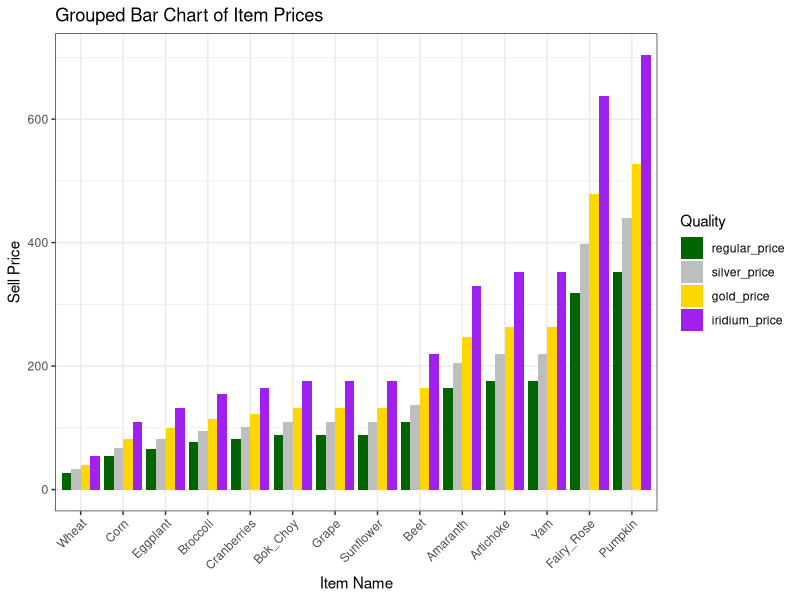

This figure's R source: (Note: this script raises an error after producing the figure.)
## ---- chunk 1
knitr::opts_chunk$set(echo = TRUE)
## ---- chunk 2
library(tidyverse)
library(readr)
library(ggplot2)
## ---- chunk 3
animal_product_prices <- read_csv("animal_product_prices.csv")
crop_prices2 <- read_csv("crop_prices2.csv")
minerals_prices <- read_csv("minerals_prices.csv")
#stardew_items <- read_csv("stardew_items.csv")
## ---- chunk 4

crop_prices2|>
  filter(sub_category == "Fall Crop")|> #This will take a input season
  mutate(item = fct_reorder(item, regular_price)) |> 
  pivot_longer(cols = regular_price:iridium_price, names_to = "quality", values_to = "sell_price")|>
  group_by(item)|>
  arrange(sell_price)|>
  mutate(quality = fct_reorder(quality, sell_price)) |> 
  ggplot(aes(x = item, y = sell_price, fill = quality)) +
  geom_bar(stat = "identity", position = "dodge") +
  scale_fill_manual(
    values = c("regular_price" = "darkgreen", "silver_price" = "grey", "gold_price" = "gold", "iridium_price" = "purple")
  )+
  labs(
    title = "Grouped Bar Chart of Item Prices",
    x = "Item Name",
    y = "Sell Price",
    fill = "Quality")+
  theme_bw() +
  theme(axis.text.x = element_text(angle = 45, hjust = 1))

create_crop_barchart <-function(dataset = NULL){
  dataset|>
  mutate(item = fct_reorder(item, regular_price)) |> 
  pivot_longer(cols = regular_price:iridium_price, names_to = "quality", values_to = "sell_price")|>
  group_by(item)|>
  arrange(sell_price)|>
  mutate(quality = fct_reorder(quality, sell_price)) |> 
  ggplot(aes(x = item, y = sell_price, fill = quality)) +
  geom_bar(stat = "identity", position = "dodge") +
  scale_fill_manual(
    values = c("regular_price" = "darkgreen", "silver_price" = "grey", "gold_price" = "gold", "iridium_price" = "purple")
  )+
  labs(
    title = "Grouped Bar Chart of Item Prices",
    x = "Item Name",
    y = "Sell Price",
    fill = "Quality")+
  theme_bw() +
  theme(axis.text.x = element_text(angle = 45, hjust = 1))
}


cp2 <- crop_prices2|>
  mutate(season = str_replace(sub_category, " Crop", ""))

create_crop_barchart(cp2)

cp2|>
  filter((sub_category == "Special Crop"))




  
